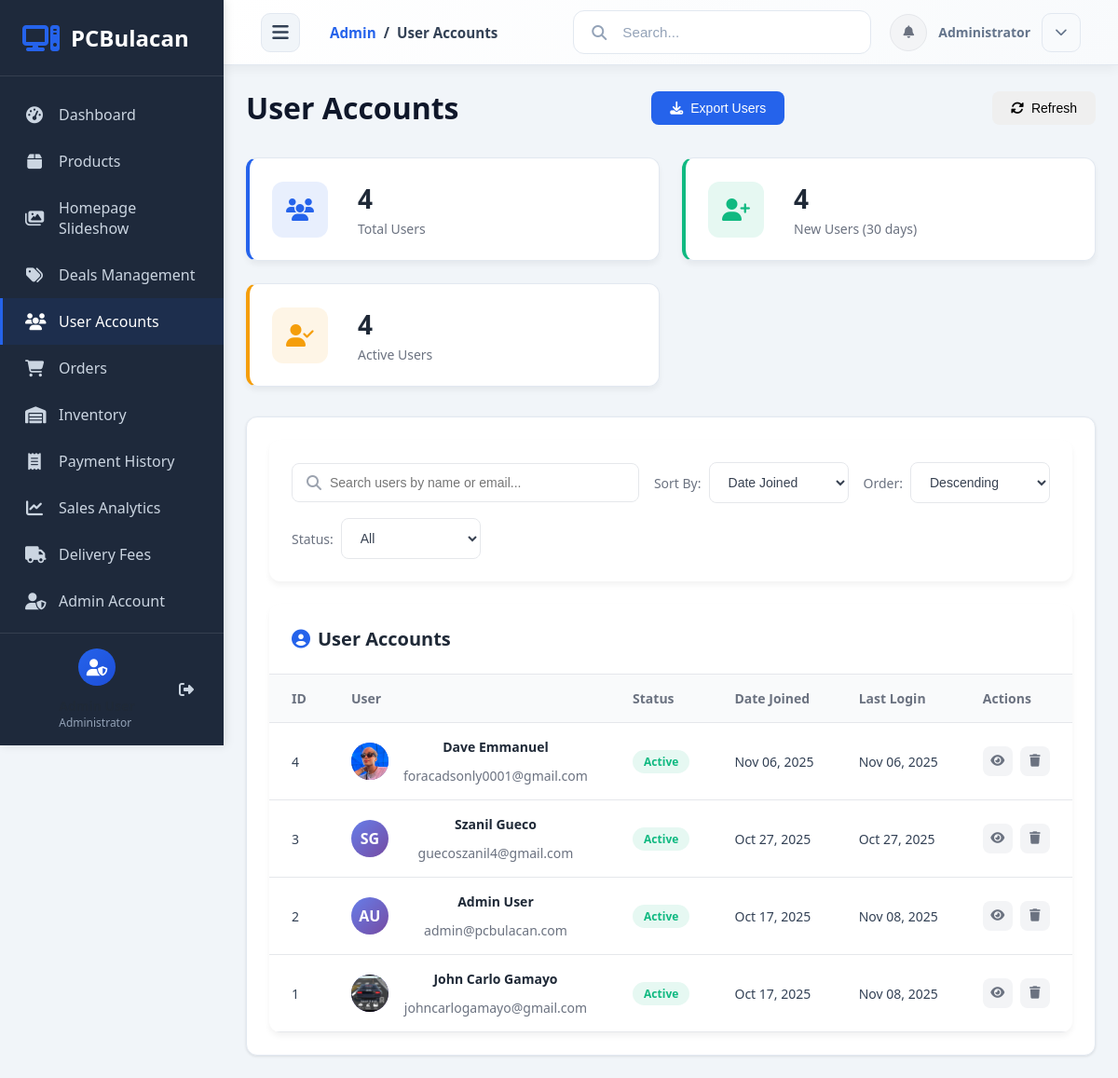
Before: /dashboard/users/ (signed in) with the older database file.
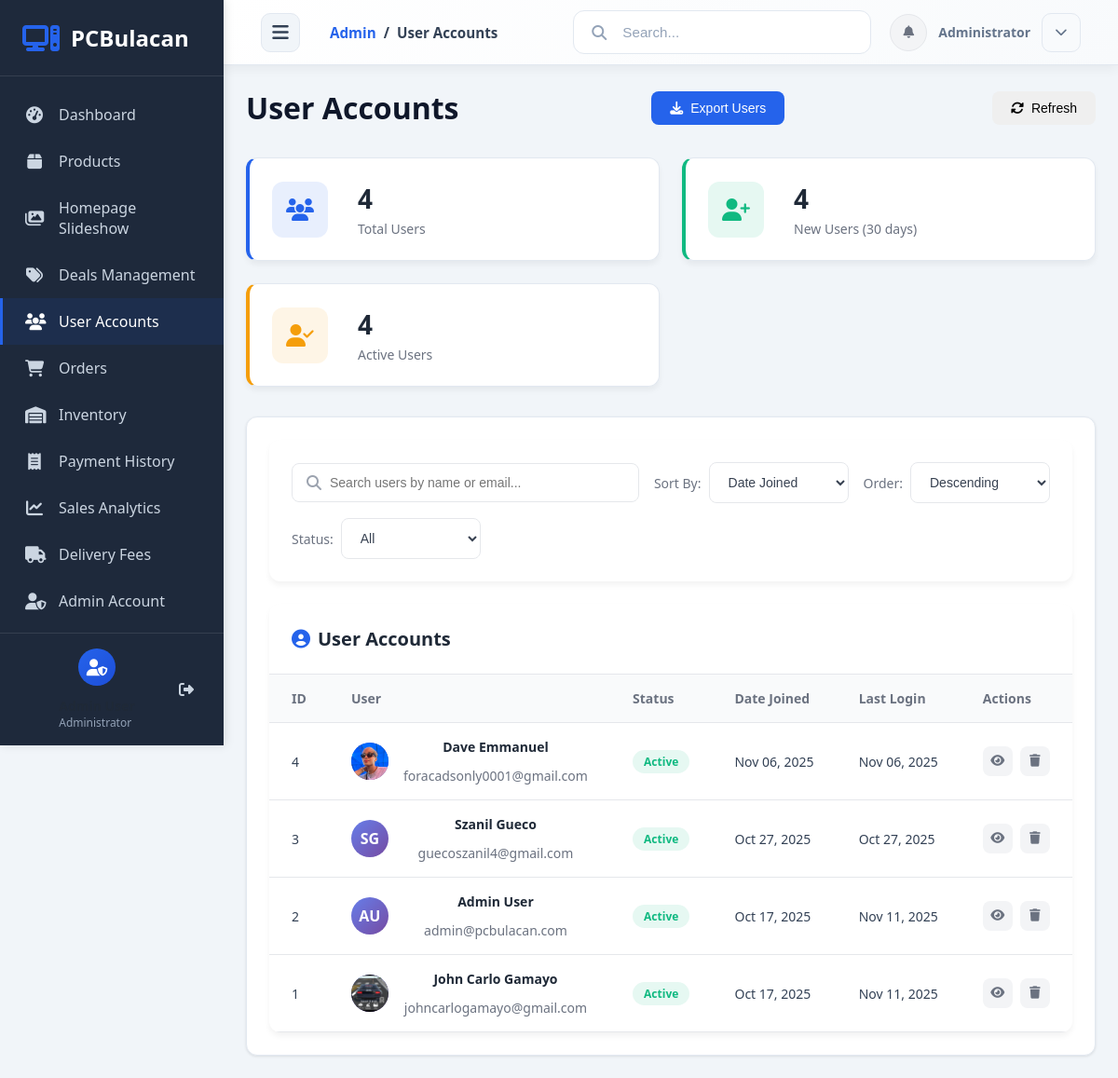
After: the same page with the newer database file.
### accounts/models.py (models this page shows, shortened)
class User(AbstractUser):
    username = None
    email = models.EmailField(_('email address'), unique=True)
    phone = models.CharField(max_length=20, blank=True, null=True)
    address = models.TextField(blank=True, null=True)
    city = models.CharField(max_length=100, blank=True, null=True)
    state = models.CharField(max_length=100, blank=True, null=True)
    zip_code = models.CharField(max_length=10, blank=True, null=True)
    profile_picture = models.ImageField(upload_to='profile_pictures/', blank=True, null=True)
    USERNAME_FIELD = 'email'
    REQUIRED_FIELDS = ['first_name', 'last_name']
    objects = UserManager()
    class Meta:
        db_table = 'accounts_user'
        verbose_name = 'User'
        verbose_name_plural = 'Users'
        ordering = ['-date_joined']
    def get_full_name(self):
        full_name = f'{self.first_name} {self.last_name}'
        return full_name.strip()

### dashboard/views.py (the view)
# urls.py: path('users/', views.manage_users, name='manage_users'),
@staff_member_required
def manage_users(request):
    from datetime import datetime, timedelta
    from django.db.models import Count, Sum, Q
    users = User.objects.all().order_by('-date_joined')
    total_users = users.count()
    thirty_days_ago = datetime.now() - timedelta(days=30)
    new_users_30days = users.filter(date_joined__gte=thirty_days_ago).count()
    active_users = users.filter(is_active=True).count()
    context = {
        'users': users,
        'total_users': total_users,
        'new_users_30days': new_users_30days,
        'active_users': active_users,
    }
    return render(request, 'dashboard/manage_users.html', context)

### orders/context_processors.py (called while the page is built)
def cart_context(request):
    if request.user.is_authenticated:
        cart, created = Cart.objects.get_or_create(user=request.user)
        return {
            'cart': cart,
            'cart_count': cart.total_items
        }
    return {
        'cart': None,
        'cart_count': 0
    }

### orders/models.py (called while the page is built)
    @property
    def total_items(self):
        return sum(item.quantity for item in self.items.all())

### templates/dashboard/manage_users.html (shortened to what the changed rows need)
{% extends 'admin_base.html' %}
{% load static %}
{% block content %}
<div class="admin-content">
    <div class="dashboard-wrapper">
            <div class="dashboard-header-section">
                <h1 class="dashboard-title">User Accounts</h1>
            </div>
            <div class="dashboard-card">
                <div class="card-body">
                    <div class="users-table-container">
                        <div class="users-table-header">
                            <h2 class="users-table-title">
                                <i class="fas fa-user-circle"></i> User Accounts
                            </h2>
                        </div>
                        <div class="table-responsive">
                            {% if users %}
                            <table class="users-table">
                                <thead>
                                    <tr>
                                        <th>ID</th>
                                        <th>User</th>
                                        <th>Status</th>
                                        <th>Date Joined</th>
                                        <th>Last Login</th>
                                        <th>Actions</th>
                                    </tr>
                                </thead>
                                <tbody id="usersTableBody">
                                    {% for user in users %}
                                    <tr data-user-id="{{ user.id }}"
                                        data-name="{{ user.get_full_name|lower }}"
                                        data-email="{{ user.email|lower }}"
                                        data-status="{% if user.is_active %}active{% else %}inactive{% endif %}">
                                        <td>{{ user.id }}</td>
                                        <td>
                                            <div class="user-profile">
                                                <div class="profile-image">
                                                    {% if user.profile_picture %}
                                                        <img src="{{ user.profile_picture.url }}" alt="Profile Picture">
                                                    {% else %}
                                                        {{ user.first_name.0|upper }}{{ user.last_name.0|upper }}
                                                    {% endif %}
                                                </div>
                                                <div class="user-info">
                                                    <div class="user-name">{{ user.get_full_name }}</div>
                                                    <div class="user-email">{{ user.email }}</div>
                                                </div>
                                            </div>
                                        </td>
                                        <td>
                                            <span class="status-badge {% if user.is_active %}active{% else %}inactive{% endif %}">
                                                {% if user.is_active %}Active{% else %}Inactive{% endif %}
                                            </span>
                                        </td>
                                        <td>{{ user.date_joined|date:"M d, Y" }}</td>
                                        <td>{{ user.last_login|date:"M d, Y"|default:"Never" }}</td>
                                        <td>
                                            <div class="row-actions">
                                                <button class="btn-icon view" onclick="viewUser({{ user.id }})" title="View Details">
                                                    <i class="fas fa-eye"></i>
                                                </button>
                                                <button class="btn-icon delete" onclick="openDeleteModal({{ user.id }}, '{{ user.get_full_name }}', '{{ user.email }}')" title="Delete User">
                                                    <i class="fas fa-trash"></i>
                                                </button>
                                            </div>
                                        </td>
                                    </tr>
                                    {% endfor %}
                                </tbody>
                            </table>
                            {% endif %}
                        </div>
                    </div>
                </div>
            </div>
        </div>
    </div>
{% endblock %}

Changed rows visible on the page:
changed User "Admin User": last_login "Nov 08, 2025" → "Nov 11, 2025"
changed User "John Carlo Gamayo": last_login "Nov 08, 2025" → "Nov 11, 2025"
